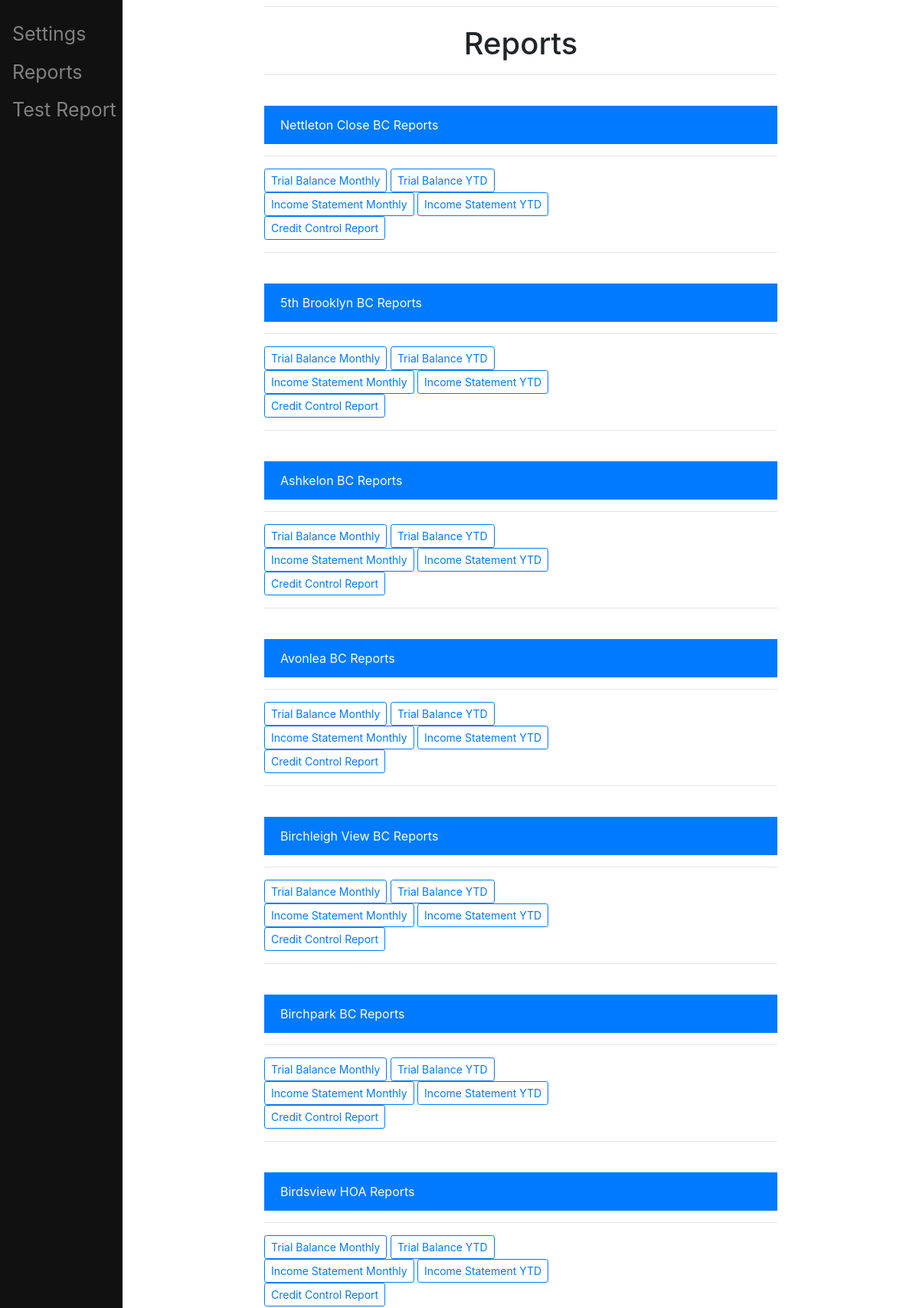
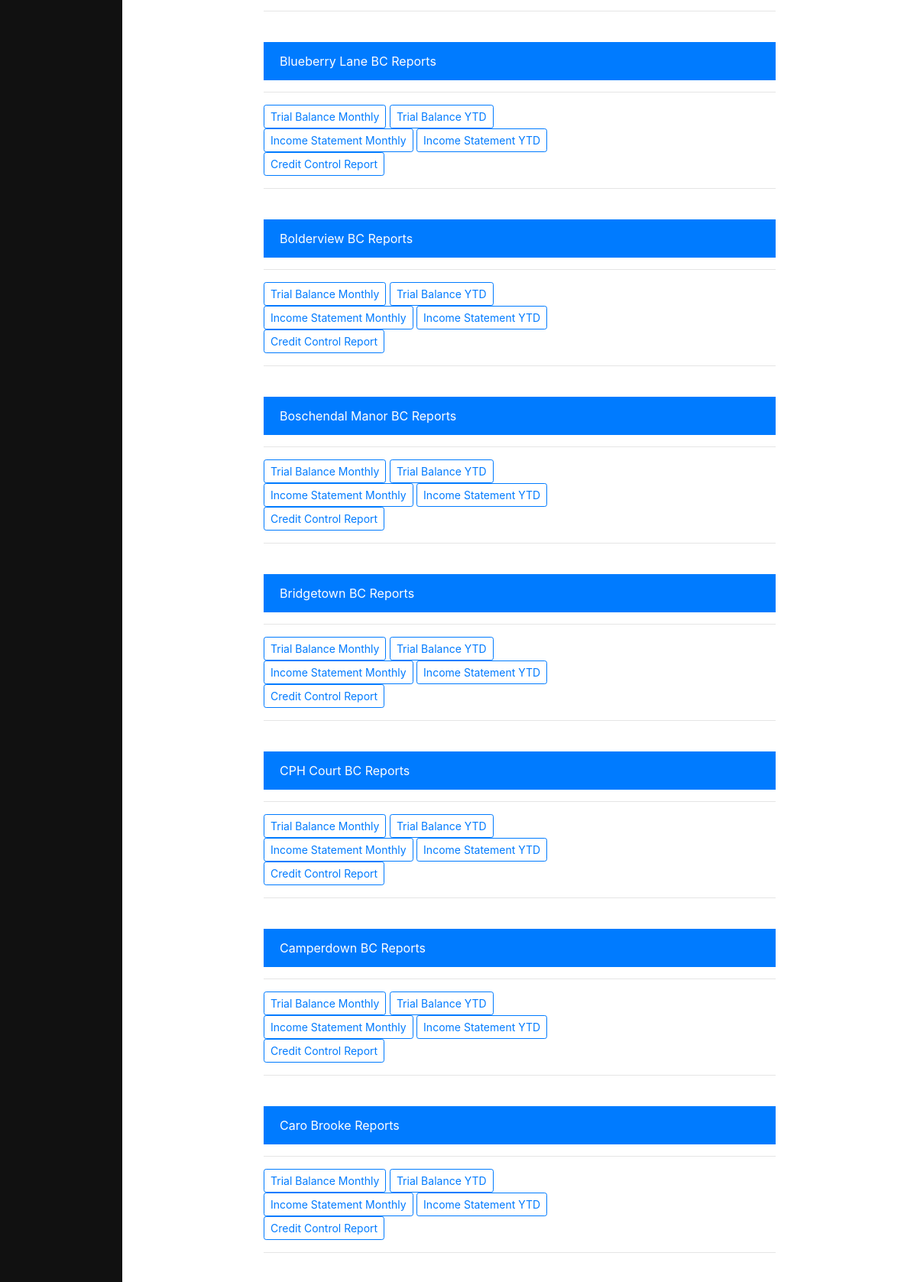
Page /reportsHome (upper part) on the committed database (2 pictures, top to bottom).
### main/models.py (models this page shows, shortened)
class SettingsClass(models.Model):
    Complex = models.CharField(choices=complex_list , max_length =  50 ,default='1' , unique=True)
    Trial_balance_Year_to_date= models.BooleanField(default = False)
    tbytd_Include_opening_balances=models.BooleanField(default = False)
    tbytd_Only_use_main_accounts=models.BooleanField(default = False)
    tbytd_Print_null_values=models.BooleanField(default = False)
    tbytd_Print_description=models.BooleanField(default = True)
    tbytd_Print_account=models.BooleanField(default = True)
    tbytd_Sort_by_account_name=models.BooleanField(default = True)
    Trial_balance_Monthly=models.BooleanField(default = False)
    tbm_Only_use_main_accounts=models.BooleanField(default = False)
    tbm_Print_null_values=models.BooleanField(default = False)
    tbm_Print_description=models.BooleanField(default = True)
    tbm_Print_account=models.BooleanField(default = True)
    tbm_Sort_by_account_name=models.BooleanField(default = True)
    Income_Statement_Year_to_date=models.BooleanField(default = False)
    isytd_Only_use_main_accounts=models.BooleanField(default = False)
    isytd_Sort_by_account_name=models.BooleanField(default = True)
    isytd_Print_null_values=models.BooleanField(default = False)
    isytd_Print_description=models.BooleanField(default = True)
    isytd_Print_account=models.BooleanField(default = True)
    Income_Statement_Monthly=models.BooleanField(default = False)
    ism_Only_use_main_accounts=models.BooleanField(default = False)
    ism_Sort_by_account_name=models.BooleanField(default = True)
    ism_Print_null_values=models.BooleanField(default = False)
    ism_Print_description=models.BooleanField(default = True)
    ism_Print_account=models.BooleanField(default = True)
    Age_Analysis=models.BooleanField(default = False)
    aa_Include_all_customers=models.BooleanField(default = True)
    aa_Include_cash_customers=models.BooleanField(default = True)
    aa_include_on_hold_customers=models.BooleanField(default = True)
    aa_include_null_values=models.BooleanField(default = False)
    aa_allocate_unalocated_credits_to_oldest=models.BooleanField(default = True)
    Balance_Sheet=models.BooleanField(default = False)
    bs_Only_use_main_accounts=models.BooleanField(default = False)
    bs_Print_current_month=models.BooleanField(default = True)
    bs_Include_null_values=models.BooleanField(default = False)
    bs_Print_assets_first=models.BooleanField(default = True)
    bs_statement_of_financial_position=models.BooleanField(default = False)
    Repair_and_Maintenance_General_Ledger=models.BooleanField(default = False)
    rmgl_Ignore_inactive_accounts=models.BooleanField(default = True)
    rmgl_Sort_by_transaction_date=models.BooleanField(default = True)
    rmgl_Group_by_account_type=models.BooleanField(default = True)
    rmgl_Print_description=models.BooleanField(default = True)
    rmgl_Print_account=models.BooleanField(default = True)
    rmgl_Print_year_to_date=models.BooleanField(default = True)
    rmgl_Print_monthly=models.BooleanField(default = False)
    Major_capital_Items_General_Ledger=models.BooleanField(default = False)
    mcigl_Ignore_inactive_accounts=models.BooleanField(default = True)
    mcigl_Sort_by_transaction_date=models.BooleanField(default = True)
    mcigl_Group_by_account_type=models.BooleanField(default = True)
    mcigl_Print_description=models.BooleanField(default = True)
    mcigl_Print_account=models.BooleanField(default = True)
    mcigl_Print_year_to_date=models.BooleanField(default = True)
    mcigl_Print_monthly=models.BooleanField(default = False)

### main/views.py (the view)
# urls.py: path('reportsHome' , views.reportsHome, name='reportsHome'),
def reportsHome(request):
    model = SettingsClass.objects.all().order_by('Complex')
    content ={'model':model }
    return render(request, 'main/reportsHome.html' , content)

### main/templates/main/reportsHome.html
{% extends "main/base.html"%}
{% block content%}
<h1 style=" text-align: center">Reports</h1>
<hr>
 <br>
{% for x in model %}
             <a href="#" class='list-group-item active'>{{ x.Complex }}  Reports</a>
        <div>
            <hr>
             <a href="{% url 'trialBalanceMonthly' reports_pk=x.pk %}" type="button" class="btn btn-outline-primary btn-sm" > Trial Balance Monthly</a>
             <a href="{% url 'trialBalanceYearly' reports_pk=x.pk %}" type="button" class="btn btn-outline-primary btn-sm" >Trial Balance YTD</a>
            <br>
             <a href="{% url 'incomeStatementMonthly' reports_pk=x.pk %}" type="button" class="btn btn-outline-primary btn-sm" > Income Statement Monthly</a>
             <a href="{% url 'incomeStatementYearly' reports_pk=x.pk %}" type="button" class="btn btn-outline-primary btn-sm" > Income Statement YTD</a>
             <br>
             <a href="{% url 'AgeAnalysisCSV' reports_pk=x.pk %}" type="button" class="btn btn-outline-primary btn-sm" > Credit Control Report </a>
            <hr>
        </div>
        <br>
{% endfor %}
{% endblock %}

### rows in the picture
SettingsClass: Complex "Nettleton Close BC"
SettingsClass: Complex "5th Brooklyn BC"
SettingsClass: Complex "Ashkelon BC"
SettingsClass: Complex "Avonlea BC"
SettingsClass: Complex "Birchleigh View BC"
SettingsClass: Complex "Birchpark BC"
SettingsClass: Complex "Birdsview HOA"
SettingsClass: Complex "Blueberry Lane BC"
SettingsClass: Complex "Bolderview BC"
SettingsClass: Complex "Boschendal Manor BC"
SettingsClass: Complex "Bridgetown BC"
SettingsClass: Complex "CPH Court BC"
SettingsClass: Complex "Camperdown BC"
SettingsClass: Complex "Caro Brooke"
